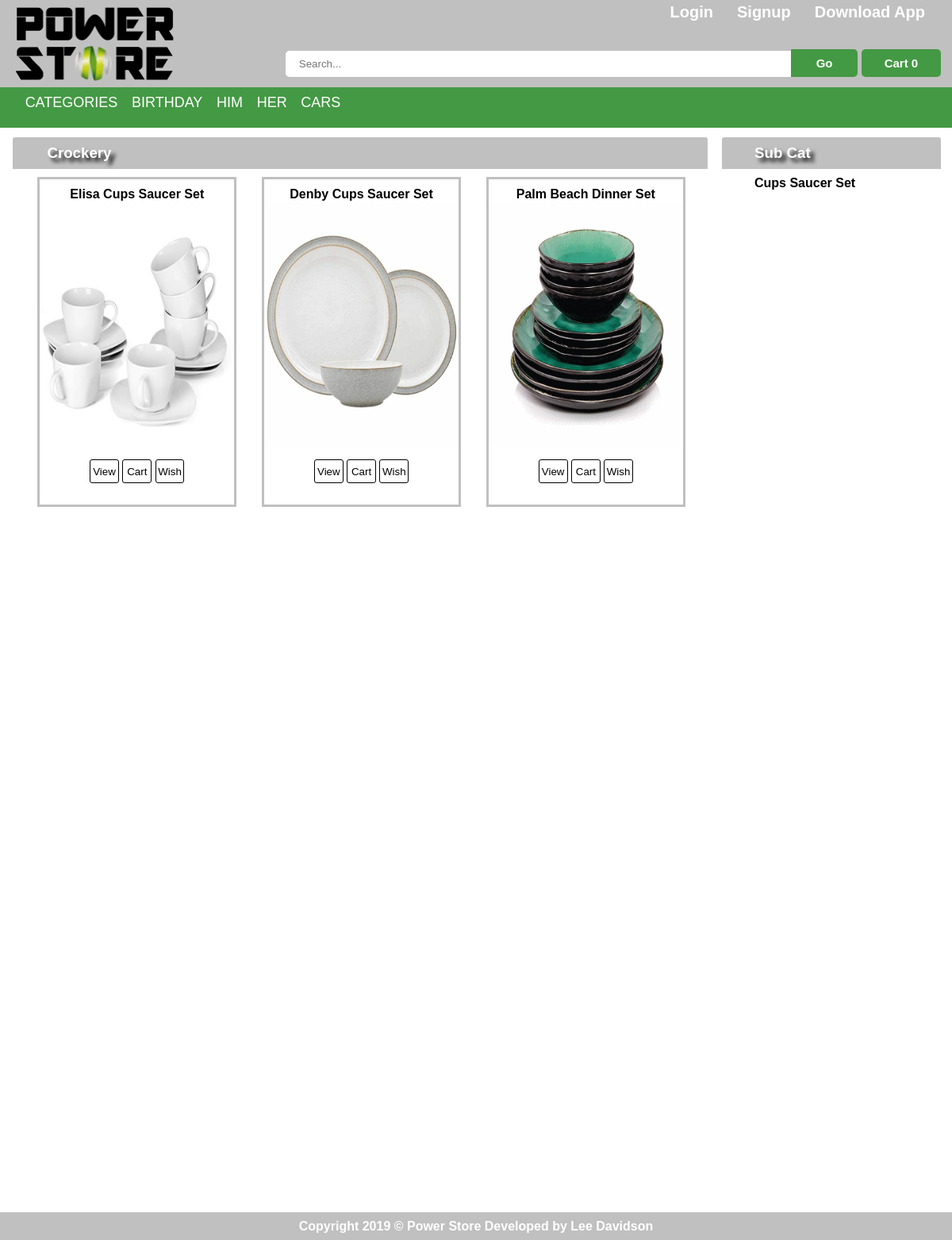
The page /power_store/category_detail.php?category_id=2 on the database its author committed.
### tables this page shows
CREATE TABLE IF NOT EXISTS `main_categories` (
  `category_id` int(11) NOT NULL,
  `category_name` varchar(100) NOT NULL
);

CREATE TABLE IF NOT EXISTS `products` (
  `product_id` int(11) NOT NULL,
  `product_name` varchar(100) NOT NULL,
  `category_id` int(11) NOT NULL,
  `sub_category_id` int(11) NOT NULL,
  `product_image_1` varchar(100) NOT NULL,
  `product_image_2` varchar(100) NOT NULL,
  `product_image_3` varchar(100) NOT NULL,
  `product_image_4` varchar(100) NOT NULL,
  `product_feature_1` varchar(100) NOT NULL,
  `product_feature_2` varchar(100) NOT NULL,
  `product_feature_3` varchar(100) NOT NULL,
  `product_feature_4` varchar(100) NOT NULL,
  `product_feature_5` varchar(100) NOT NULL,
  `product_price` varchar(100) NOT NULL,
  `product_discount` varchar(100) NOT NULL,
  `product_discount_price` varchar(100) NOT NULL,
  `product_quantity` varchar(11) NOT NULL,
  `product_model` varchar(100) NOT NULL,
  `product_warranty` varchar(100) NOT NULL,
  `product_for_whome` varchar(100) NOT NULL,
  `product_keyword` varchar(100) NOT NULL,
  `product_added_date` timestamp NOT NULL DEFAULT current_timestamp()
);

CREATE TABLE IF NOT EXISTS `sub_categories` (
  `sub_category_id` int(11) NOT NULL,
  `sub_category_name` varchar(100) NOT NULL,
  `category_id` int(11) NOT NULL
);

### power_store/includes/function.php (the view, shortened to what this page needs)
<?php
    function getIp() {
		$ip = $_SERVER['REMOTE_ADDR'];
		return $ip;
    }
    function cart_count(){
        include("includes/db.php");
        $ip_address=getIp();
        if(!isset($_SESSION['user_email'])){
            $get_cart_item=$conx->prepare("select * from cart where ip_address='$ip_address'");
            $get_cart_item->execute();
        }
        $count_cart=$get_cart_item->rowCount();
        echo $count_cart;
    }
    function category_detail() {
        include("includes/db.php");
        if(isset($_GET['category_id'])){
            $category_id=$_GET['category_id'];
            $category_product=$conx->prepare("select * from products where category_id='$category_id'");
            $category_product->setFetchMode(PDO:: FETCH_ASSOC);
            $category_product->execute();
			$category_name=$conx->prepare("select * from main_categories where category_id='$category_id'");
			$category_name->setFetchMode(PDO:: FETCH_ASSOC);
			$category_name->execute();
			$row=$category_name->fetch();
			$row_main_category=$row['category_name'];
            echo "<h3>".$row_main_category."</h3>";
			while($row_category=$category_product->fetch()):
                echo "<li>
                        <a href='product_detail.php?product_id=".$row_category['product_id']."'>
                            <h4>".$row_category['product_name']."</h4>
                            <img src='images/product_images/".$row_category['product_image_1']."' />
                            <center>
                                <button id='product_button'><a href='product_detail.php?product_id=".$row_category['product_id']."'>View</a></button>
                                <button id='product_button'><a href='#'>Cart</a></button>
                                <button id='product_button'><a href='#'>Wish</a></button>
                            </center>
                        </a>
                    </li>";
            endwhile;
        }
    }
    function view_all_sub_categories() {
        include("includes/db.php");
        if(isset($_GET['category_id'])){
            $category_id=$_GET['category_id'];
            $sub_category=$conx->prepare("select * from sub_categories where category_id='$category_id'");
            $sub_category->setFetchMode(PDO:: FETCH_ASSOC);
            $sub_category->execute();
            echo "<h3>Sub Cat</h3>";
            while($row=$sub_category->fetch()):
                echo "<li><a href='category_detail.php?sub_category_id=".$row['sub_category_id']."'>".$row['sub_category_name']."</a></li>";
            endwhile;
        }
    }
?>

### power_store/css/style.css (style rules this page uses)
body { background:#ffffff }
* { margin:0; padding:0; font-family: Arial, Helvetica, serif; }
#bodyleft ul li { min-width:28%; max-width:28%; margin-top:10px; margin-bottom:10px; margin-left:3.6%; float:left; width:31%; min-height:410px; border:3px solid #C0C0C0; }
#bodyleft ul li a { text-decoration:none; color:#000000; display:block; }
#bodyleft ul li a h4 { overflow:hidden; white-space: nowrap; text-overflow:ellipsis; margin-top:10px; text-align:center; font-size:16px; }
#bodyleft ul li a img { width:100%; height:310px; margin-bottom:15px; }
#product_button { min-width:15%; height:30px; background:#ffffff; border-radius:3px; border:1px solid #000000; }
#bodyleft h3 { text-shadow:5px 5px 5px #000000; border-top-left-radius: 3px; border-top-right-radius: 3px; background:#C0C0C0; color:#ffffff; padding-left:5%; height:40px; line-height:40px; }
#bodyright h3 { text-shadow:5px 5px 5px #000000; border-top-left-radius: 3px; border-top-right-radius: 3px; line-height:40px; background:#C0C0C0; height:40px; text-align:left; padding-left:15%; color:#ffffff; }
.bodyright ul li { width:100%; height:35px; line-height:35px; padding-left:15%; }
.bodyright ul li a { text-decoration:none; color:#000000; font-size:16px; font-weight:bold; }

### rows shown on the page
main_categories: category_name "Crockery"
products: product_name "Elisa Cups Saucer Set", product_image_1 (picture)
products: product_name "Denby Cups Saucer Set", product_image_1 (picture)
products: product_name "Palm Beach Dinner Set", product_image_1 (picture)
sub_categories: sub_category_name "Cups Saucer Set"

### other values the page prints
$count_cart "0"
